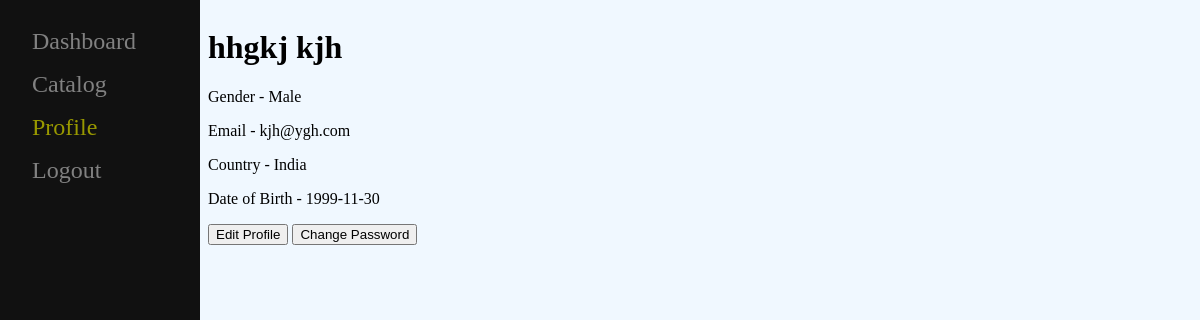
/html/profile.php?user=qwerty, run on the app's committed database.
### tables this page shows
CREATE TABLE `users` (
  `first_name` varchar(30) NOT NULL,
  `last_name` varchar(30) NOT NULL,
  `gender` int(11) NOT NULL,
  `email` varchar(50) NOT NULL,
  `username` varchar(30) NOT NULL,
  `password` varchar(30) NOT NULL,
  `country` varchar(30) NOT NULL,
  `dob` date NOT NULL,
  `is_admin` int(11) NOT NULL DEFAULT 0
);

### html/profile.php (the view, shortened to what this page needs)
<!DOCTYPE html>
<html>
<head>
	<link rel="stylesheet" type="text/css" href="../css/navigation.css">
</head>
<body>
	<?php
		$conn = new mysqli("localhost", "root", "", "tv_show");
	    $user = $_GET["user"];
	    $sql = "select * from users where username='$user'";
	    $result = $conn -> query($sql);
	    $row = $result -> fetch_assoc();
	    $fname = $row["first_name"];
	    $lname = $row["last_name"];
	    $gender = $row["gender"];
	    $email = $row["email"];
	    $country = $row["country"];
	    $dob = $row["dob"];
	?>
	<div id="mySidenav" class="sidenav">
	  <a href="home.php?user=<?php echo $_GET['user'] ?>">Dashboard</a>
	  <a href="catalog.php?user=<?php echo $_GET['user'] ?>">Catalog</a>
	  <a href="profile.php?user=<?php echo $_GET['user'] ?>" class="active">Profile</a>
	  <a href="login.php">Logout</a>
	</div>
	<div id="main">
		<h1><?php echo "$fname $lname"; ?></h1>
		<p>Gender - <?php
			if ($gender == 0)
				echo "Male";
			elseif ($gender == 1)
				echo "Female";
			else
				echo "Others";
		?></p>
		<p>Email - <?php echo $email ?></p>
		<p>Country - <?php echo $country ?></p>
		<p>Date of Birth - <?php echo $dob ?></p>
		<a href="edit_profile.php?user=<?php echo $_GET['user'] ?>"><button>Edit Profile</button></a>
		<a href="password.php?user=<?php echo $_GET['user'] ?>"><button>Change Password</button></a>
	</div>
</body>
</html>

### css/navigation.css (style rules this page uses)
.sidenav { height: 100%; width: 200px; position: fixed; top: 0; left: 0; background-color: #111; padding-top: 20px; }
body { background-color: #F0F8FF; }
.sidenav a { padding: 8px 8px 8px 32px; text-decoration: none; font-size: 24px; color: #818181; display: block; transition: 0.3s; }
#main a { text-decoration: none; color: blue; }
.sidenav .active { color: #999900; }
#main { margin-left: 200px; overflow-x: hidden; }

### data on the page
users: first_name "hhgkj", last_name "kjh", email "kjh@ygh.com", country "India", dob "1999-11-30"
